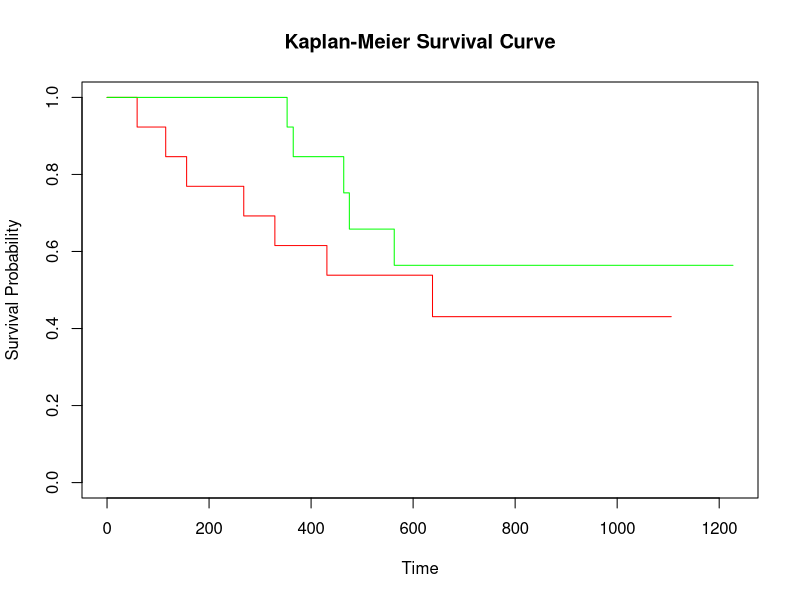

This chart was generated by the following R code:
## ---- chunk 1
library(tidyverse)
library(survival)
ovarian <- read_csv("ovarian.csv")
## ---- chunk 2
ovarian %>% filter(rx==1) %>% arrange(futime)
## ---- chunk 3
ovarian %>% filter(rx==2) %>% arrange(futime)
## ---- chunk 4

library(survival)

cph1r <- coxph(Surv(futime,fustat)~rx,
               data=ovarian)

## ---- chunk 5
summary(cph1r)
## ---- chunk 6
KM <- survfit(Surv(futime,fustat)~rx,ovarian)
KM
## ---- chunk 7
summary(KM)
## ---- chunk 8
plot(KM,col=c("red","green"),
        main="Kaplan-Meier Survival Curve",
        xlab="Time",ylab="Survival Probability") 
